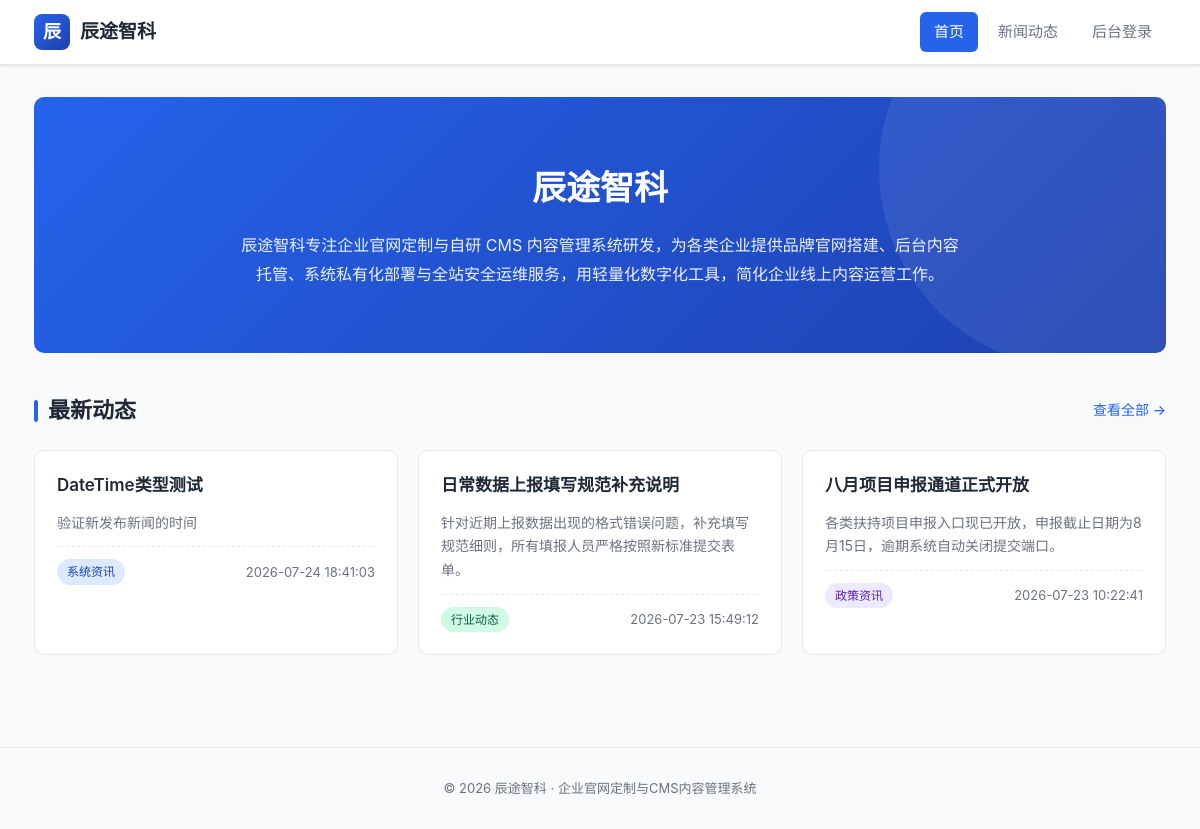
The page / on the database its author committed.
### app_company_cms.py (models this page shows)
class News(Base):
    __tablename__ = 'news'
    id = Column(Integer, primary_key=True, autoincrement=True)
    title = Column(String(200), nullable=False)
    content = Column(String, nullable=False)
    category = Column(String(50))
    commit = Column(String(80))
    created_at = Column(DateTime)
    def to_dict(self):
        return {
            "id": self.id,
            "title": self.title,
            "content": self.content,
            "category": self.category,
            "commit": self.commit,
            "created_at": self.created_at.strftime("%Y-%m-%d %H:%M:%S") if self.created_at else None,
        }

### app_company_cms.py (the view)
@app.route("/", methods=["GET"])
def index():
    db_session = Session()
    top3_news = db_session.query(News).order_by(News.created_at.desc()).limit(3).all()
    result = [n.to_dict() for n in top3_news]
    company_intro = "辰途智科专注企业官网定制与自研 CMS 内容管理系统研发，为各类企业提供品牌官网搭建、后台内容托管、系统私有化部署与全站安全运维服务，用轻量化数字化工具，简化企业线上内容运营工作。"
    return render_template("index.html", company_intro=company_intro, top3_news=result)

### app_company_cms.py (called while the page is built)
@app.teardown_appcontext
def remove_session(exception=None):
    Session.remove()

### templates/index.html (shortened to what this page needs)
<!DOCTYPE html>
<html lang="zh-CN">
<head>
    <link rel="stylesheet" href="{{ url_for('static', filename='css/style.css') }}">
</head>
<body>
    <nav class="navbar">
        <div class="navbar-inner">
            <a href="/" class="brand">
                <span class="brand-logo">辰</span>
                <span>辰途智科</span>
            </a>
            <div class="nav-links">
                <a href="/" class="active">首页</a>
                <a href="/news">新闻动态</a>
                <a href="/login">后台登录</a>
            </div>
        </div>
    </nav>
    <div class="container">
        <section class="hero">
            <h1>辰途智科</h1>
            <p>{{ company_intro }}</p>
        </section>
        <section>
            <div class="section-header">
                <h2 class="section-title">最新动态</h2>
                <a href="/news" class="section-more">查看全部 →</a>
            </div>
            {% if top3_news %}
            <div class="news-grid">
                {% for n in top3_news %}
                <a href="/news/{{ n.id }}" class="news-card">
                    <div class="news-card-title">{{ n.title }}</div>
                    <div class="news-card-content">{{ n.content }}</div>
                    <div class="news-card-meta">
                        <span class="tag tag-{{ n.category }}">{{ n.category }}</span>
                        <span>{{ n.created_at }}</span>
                    </div>
                </a>
                {% endfor %}
            </div>
            {% else %}
            <div class="empty-state">
                <div class="empty-state-icon">📄</div>
                <p>暂无新闻动态</p>
            </div>
            {% endif %}
        </section>
    </div>
    <footer class="footer">
        © 2026 辰途智科 · 企业官网定制与CMS内容管理系统
    </footer>
</body>
</html>

### static/css/style.css (style rules this page uses)
* { margin: 0; padding: 0; box-sizing: border-box; }
:root { --primary: #2563eb; --primary-dark: #1e40af; --primary-light: #dbeafe; --text-main: #1f2937; --text-muted: #6b7280; --bg-page: #f8fafc; --bg-card: #ffffff; --border: #e5e7eb; --danger: #dc2626; --danger-light: #fee2e2; --success: #16a34a; --shadow: 0 1px 3px rgba(0, 0, 0, 0.08), 0 1px 2px rgba(0, 0, 0, 0.04); --shadow-lg: 0 10px 25px rgba(0, 0, 0, 0.08), 0 4px 10px rgba(0, 0, 0, 0.04); --radius: 10px; }
body { font-family: -apple-system, BlinkMacSystemFont, "Segoe UI", "PingFang SC", "Hiragino Sans GB", "Microsoft YaHei", sans-serif; color: var(--text-main); background: var(--bg-page); line-height: 1.6; font-size: 15px; }
a { color: var(--primary); text-decoration: none; transition: color 0.2s; }
.navbar { background: var(--bg-card); border-bottom: 1px solid var(--border); position: sticky; top: 0; z-index: 100; box-shadow: var(--shadow); }
.navbar-inner { max-width: 1180px; margin: 0 auto; padding: 0 24px; height: 64px; display: flex; align-items: center; justify-content: space-between; }
.brand { display: flex; align-items: center; gap: 10px; font-size: 19px; font-weight: 700; color: var(--text-main); }
.brand-logo { width: 36px; height: 36px; border-radius: 8px; background: linear-gradient(135deg, var(--primary), var(--primary-dark)); color: #fff; display: flex; align-items: center; justify-content: center; font-size: 18px; font-weight: 700; }
.nav-links { display: flex; align-items: center; gap: 6px; }
.nav-links a { padding: 8px 14px; border-radius: 6px; color: var(--text-muted); font-weight: 500; transition: all 0.2s; }
.nav-links a.active { background: var(--primary); color: #fff; }
.container { max-width: 1180px; margin: 0 auto; padding: 32px 24px; }
.hero { background: linear-gradient(135deg, #2563eb 0%, #1e40af 100%); color: #fff; padding: 64px 24px; text-align: center; border-radius: var(--radius); margin-bottom: 40px; position: relative; overflow: hidden; }
.hero::after { content: ""; position: absolute; top: -50%; right: -10%; width: 400px; height: 400px; background: rgba(255, 255, 255, 0.08); border-radius: 50%; }
.hero h1 { font-size: 34px; margin-bottom: 16px; position: relative; }
.hero p { font-size: 16px; max-width: 720px; margin: 0 auto; opacity: 0.92; line-height: 1.8; position: relative; }
.section-header { display: flex; align-items: center; justify-content: space-between; margin-bottom: 22px; }
.section-title { font-size: 22px; font-weight: 700; color: var(--text-main); display: flex; align-items: center; gap: 10px; }
.section-title::before { content: ""; width: 4px; height: 22px; background: var(--primary); border-radius: 2px; }
.section-more { font-size: 14px; font-weight: 500; }
.news-grid { display: grid; grid-template-columns: repeat(auto-fill, minmax(320px, 1fr)); gap: 20px; }
.news-card { background: var(--bg-card); border: 1px solid var(--border); border-radius: var(--radius); padding: 22px; transition: all 0.25s; display: flex; flex-direction: column; gap: 12px; }
.news-card-title { font-size: 17px; font-weight: 600; color: var(--text-main); line-height: 1.5; display: -webkit-box; -webkit-line-clamp: 2; -webkit-box-orient: vertical; overflow: hidden; }
.news-card-content { color: var(--text-muted); font-size: 14px; line-height: 1.7; display: -webkit-box; -webkit-line-clamp: 3; -webkit-box-orient: vertical; overflow: hidden; }
.news-card-meta { display: flex; align-items: center; justify-content: space-between; padding-top: 12px; border-top: 1px dashed var(--border); font-size: 13px; color: var(--text-muted); }
.tag { display: inline-block; padding: 3px 10px; border-radius: 20px; font-size: 12px; font-weight: 500; background: var(--primary-light); color: var(--primary-dark); }
.tag-系统资讯 { background: #dbeafe; color: #1e40af; }
.tag-行业动态 { background: #d1fae5; color: #065f46; }
.tag-政策资讯 { background: #ede9fe; color: #5b21b6; }
.footer { text-align: center; padding: 30px 24px; color: var(--text-muted); font-size: 13px; border-top: 1px solid var(--border); margin-top: 60px; }

### rows shown on the page
News: title "DateTime类型测试", content "验证新发布新闻的时间", category "系统资讯", created_at "2026-07-24 18:41:03"
News: title "日常数据上报填写规范补充说明", content "针对近期上报数据出现的格式错误问题，补充填写规范细则，所有填报人员严格按照新标准提交表单。", category "行业动态", created_at "2026-07-23 15:49:12"
News: title "八月项目申报通道正式开放", content "各类扶持项目申报入口现已开放，申报截止日期为8月15日，逾期系统自动关闭提交端口。", category "政策资讯", created_at "2026-07-23 10:22:41"

### other values the page prints
{{ company_intro }} "辰途智科专注企业官网定制与自研 CMS 内容管理系统研发，为各类企业提供品牌官网搭建、后台内容托管、系统私有化部署与全站安全运维服务，用轻量化数字化工具，简化企业线上内容运营工作。"
